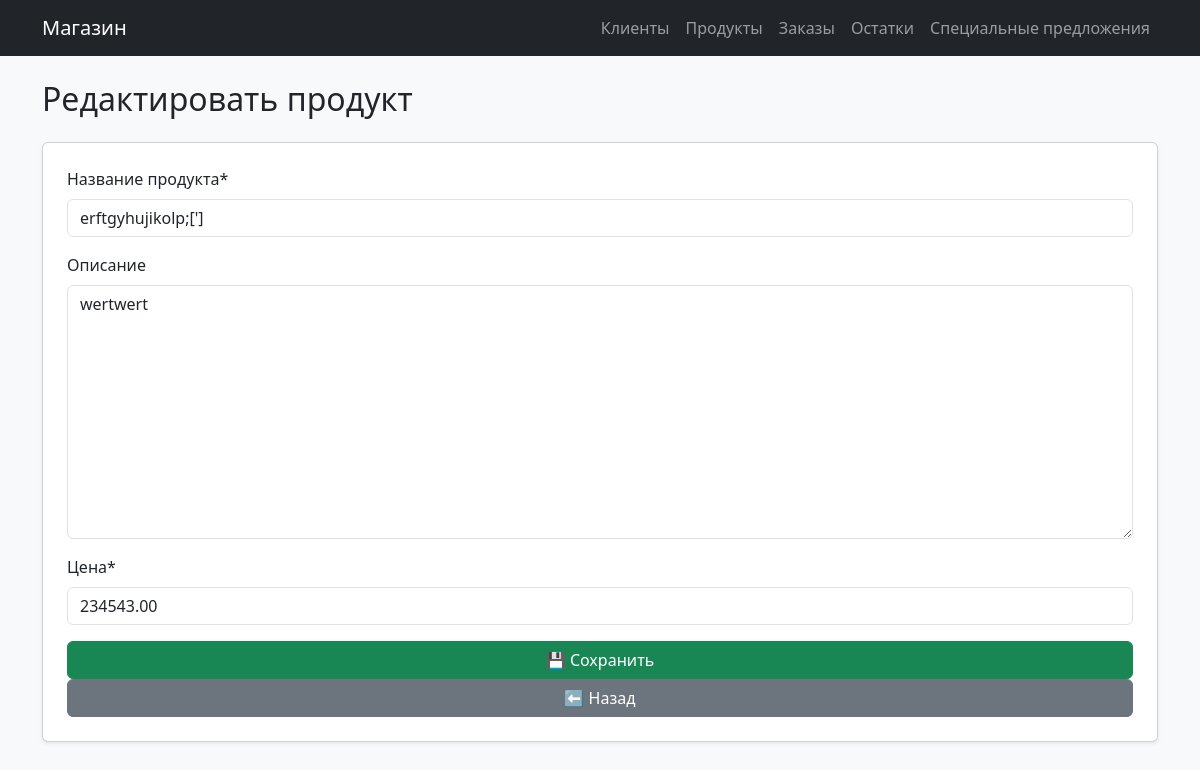
Screenshot of /products/5/edit/ with the database file from the repository.
### main/models.py (models this page shows, shortened)
class Product(models.Model):
    name = models.CharField(max_length=100, verbose_name="Название продукта")
    description = models.TextField(blank=True, verbose_name="Описание")
    price = models.DecimalField(max_digits=10, decimal_places=2, verbose_name="Цена")

### main/views.py (the view)
# urls.py: path('products/<int:pk>/edit/', views.product_update, name='product_edit'),
def product_update(request, pk):
    product = get_object_or_404(Product, pk=pk)
    if request.method == "POST":
        form = ProductForm(request.POST, instance=product)
        if form.is_valid():
            form.save()
            messages.success(request, "Изменения продукта сохранены!")
            return redirect("products")
    else:
        form = ProductForm(instance=product)
    return render(request, "product_form.html", {"form": form, "title": "Редактировать продукт"})

### main/forms.py
class ProductForm(forms.ModelForm):
    class Meta:
        model = Product
        fields = ['name', 'description', 'price']

### main/templates/product_form.html (shortened to what this page needs)
{% extends "base.html" %}
{% load crispy_forms_tags %}
{% block content %}
<h2 class="mb-4">{{ title }}</h2>
<form method="post" class="card p-4 shadow-sm bg-white rounded">
  {{ form|crispy }}
  <button class="btn btn-success">💾 Сохранить</button>
  <a href="{% url 'products' %}" class="btn btn-secondary">⬅ Назад</a>
</form>
{% endblock %}

### rows the page displays
Product: name "erftgyhujikolp;[']", description "wertwert", price "234543.00"

### other values shown
{{ title }} "Редактировать продукт"
